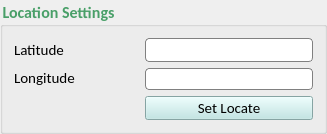
           <widget class="QGroupBox" name="FirmwareU_12">
            <property name="sizePolicy">
             <sizepolicy hsizetype="Fixed" vsizetype="Fixed">
              <horstretch>0</horstretch>
              <verstretch>0</verstretch>
             </sizepolicy>
            </property>
            <property name="minimumSize">
             <size>
              <width>327</width>
              <height>132</height>
             </size>
            </property>
            <property name="maximumSize">
             <size>
              <width>16777215</width>
              <height>16777215</height>
             </size>
            </property>
            <property name="font">
             <font>
              <family>Calibri</family>
              <pointsize>12</pointsize>
              <weight>75</weight>
              <bold>true</bold>
              <kerning>true</kerning>
             </font>
            </property>
            <property name="styleSheet">
             <string notr="true">color: #499F68;</string>
            </property>
            <property name="title">
             <string>Location Settings</string>
            </property>
            <layout class="QGridLayout" name="gridLayout_5">
             <item row="0" column="0">
              <layout class="QGridLayout" name="gridLayout_4">
               <item row="0" column="0">
                <layout class="QGridLayout" name="gridLayout_3">
                 <item row="0" column="0">
                  <widget class="QLabel" name="ADC2offdigline_21">
                   <property name="minimumSize">
                    <size>
                     <width>125</width>
                     <height>20</height>
                    </size>
                   </property>
                   <property name="maximumSize">
                    <size>
                     <width>150</width>
                     <height>20</height>
                    </size>
                   </property>
                   <property name="font">
                    <font>
                     <family>Calibri</family>
                     <pointsize>11</pointsize>
                     <weight>50</weight>
                     <bold>false</bold>
                     <kerning>true</kerning>
                    </font>
                   </property>
                   <property name="styleSheet">
                    <string notr="true">color: rgb(0,0,0);</string>
                   </property>
                   <property name="text">
                    <string>&lt;html&gt;&lt;head/&gt;&lt;body&gt;&lt;p&gt;Latitude&lt;/p&gt;&lt;/body&gt;&lt;/html&gt;</string>
                   </property>
                  </widget>
                 </item>
                 <item row="1" column="0">
                  <widget class="QLabel" name="ADC2offdigline_22">
                   <property name="minimumSize">
                    <size>
                     <width>125</width>
                     <height>20</height>
                    </size>
                   </property>
                   <property name="maximumSize">
                    <size>
                     <width>150</width>
                     <height>20</height>
                    </size>
                   </property>
                   <property name="font">
                    <font>
                     <family>Calibri</family>
                     <pointsize>11</pointsize>
                     <weight>50</weight>
                     <bold>false</bold>
                     <kerning>true</kerning>
                    </font>
                   </property>
                   <property name="styleSheet">
                    <string notr="true">color: rgb(0,0,0);</string>
                   </property>
                   <property name="text">
                    <string>&lt;html&gt;&lt;head/&gt;&lt;body&gt;&lt;p&gt;Longitude&lt;/p&gt;&lt;/body&gt;&lt;/html&gt;</string>
                   </property>
                  </widget>
                 </item>
                 <item row="2" column="0">
                  <widget class="QLabel" name="ADC2offdigline_23">
                   <property name="minimumSize">
                    <size>
                     <width>125</width>
                     <height>20</height>
                    </size>
                   </property>
                   <property name="maximumSize">
                    <size>
                     <width>150</width>
                     <height>20</height>
                    </size>
                   </property>
                   <property name="font">
                    <font>
                     <family>Calibri</family>
                     <pointsize>11</pointsize>
                     <weight>50</weight>
                     <bold>false</bold>
                     <kerning>true</kerning>
                    </font>
                   </property>
                   <property name="styleSheet">
                    <string notr="true">color: rgb(0,0,0);</string>
                   </property>
                   <property name="text">
                    <string/>
                   </property>
                  </widget>
                 </item>
                </layout>
               </item>
               <item row="0" column="1">
                <layout class="QGridLayout" name="gridLayout_2">
                 <item row="0" column="0">
                  <widget class="QLineEdit" name="latitude">
                   <property name="sizePolicy">
                    <sizepolicy hsizetype="Expanding" vsizetype="Fixed">
                     <horstretch>0</horstretch>
                     <verstretch>0</verstretch>
                    </sizepolicy>
                   </property>
                   <property name="minimumSize">
                    <size>
                     <width>0</width>
                     <height>0</height>
                    </size>
                   </property>
                   <property name="maximumSize">
                    <size>
                     <width>16777215</width>
                     <height>16777215</height>
                    </size>
                   </property>
                   <property name="font">
                    <font>
                     <family>Calibri</family>
                     <pointsize>11</pointsize>
                     <weight>50</weight>
                     <bold>false</bold>
                    </font>
                   </property>
                   <property name="styleSheet">
                    <string notr="true">border: 1px solid gray;
border-radius: 4px;color:rgb(0,0,0);</string>
                   </property>
                  </widget>
                 </item>
                 <item row="1" column="0">
                  <widget class="QLineEdit" name="longitude">
                   <property name="sizePolicy">
                    <sizepolicy hsizetype="Expanding" vsizetype="Fixed">
                     <horstretch>0</horstretch>
                     <verstretch>0</verstretch>
                    </sizepolicy>
                   </property>
                   <property name="minimumSize">
                    <size>
                     <width>0</width>
                     <height>0</height>
                    </size>
                   </property>
                   <property name="maximumSize">
                    <size>
                     <width>16777215</width>
                     <height>22</height>
                    </size>
                   </property>
                   <property name="font">
                    <font>
                     <family>Calibri</family>
                     <pointsize>11</pointsize>
                     <weight>50</weight>
                     <bold>false</bold>
                    </font>
                   </property>
                   <property name="styleSheet">
                    <string notr="true">border: 1px solid gray;
border-radius: 4px;color:rgb(0,0,0);</string>
                   </property>
                  </widget>
                 </item>
                 <item row="2" column="0">
                  <widget class="QPushButton" name="setLocateBtn">
                   <property name="minimumSize">
                    <size>
                     <width>0</width>
                     <height>22</height>
                    </size>
                   </property>
                   <property name="maximumSize">
                    <size>
                     <width>16777215</width>
                     <height>24</height>
                    </size>
                   </property>
                   <property name="font">
                    <font>
                     <family>Calibri</family>
                     <pointsize>11</pointsize>
                     <weight>50</weight>
                     <bold>false</bold>
                    </font>
                   </property>
                   <property name="cursor">
                    <cursorShape>PointingHandCursor</cursorShape>
                   </property>
                   <property name="styleSheet">
                    <string notr="true">background-color:#BBE6E4;color: rgb(0,0,0);</string>
                   </property>
                   <property name="text">
                    <string>Set Locate</string>
                   </property>
                  </widget>
                 </item>
                </layout>
               </item>
              </layout>
             </item>
            </layout>
           </widget>
